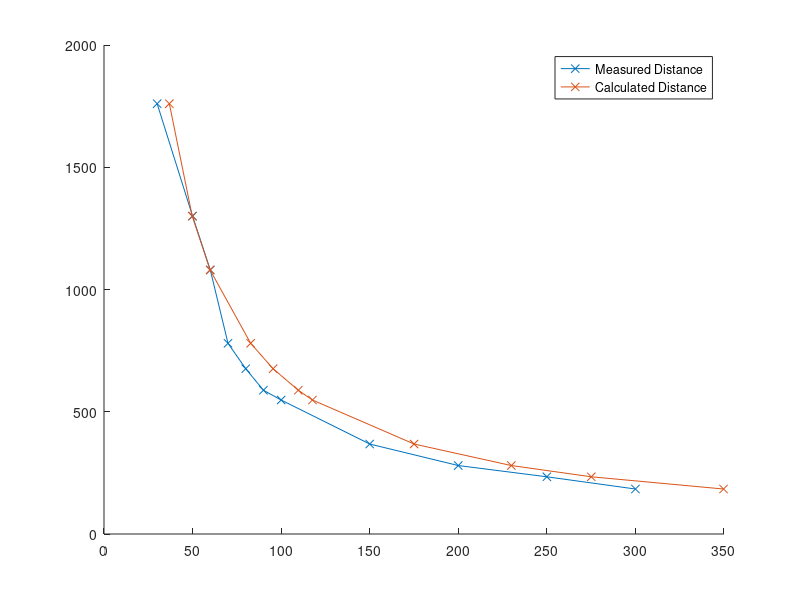

Write MATLAB code to recreate this figure.
%% Constants of mobile phone
Zf = 3.6e-3; %Focal distance
Sp = 1.12e-6; %Size of 1 pixel

%% Mesurable values
So = 0.2; %size of object in m
Np = [1760,1300,1080,780,676,588,548,368,280,234,184]; %size of image in terms of pixels

%% Calculation of object distance from phone
%Formuls =>  Do = ((So / (Np * Sp)) + 1) * Zf

Do = zeros(1,length(Np));
for i=1:length(Np)
    Do(i) = ((So / (Np(i) * Sp)) + 1) * Zf;
end

d=[30    50    60    70    80    90   100   150   200   250   300];

figure(2)
hold on;
plot(d,Np,'x-');
plot(Do*100,Np,'x-');
hold off;
legend('Measured Distance','Calculated Distance');